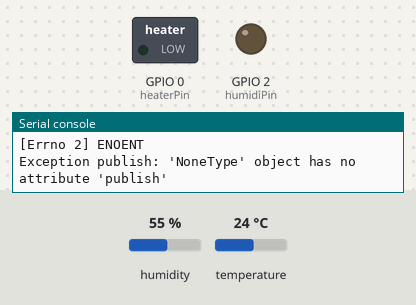
The program below on a simulated ESP8266 board running MicroPython. Parts: switched loads named in the program (green lamp = pin HIGH), output pins drawn as LEDs (lit = HIGH), the last lines printed to the serial console. The inputs (shaded band) are chosen by the test bench; at power-on: humidity 55 %, temperature 24 °C. WiFi joins after 1.5 s; files the program writes start out absent; files that are not in the repository are absent; library files of the repository ran but are not shown: sht31.py.

Above: at 2.7 s.
2.8 s: humidity set to 52 %
At 2.8 s:
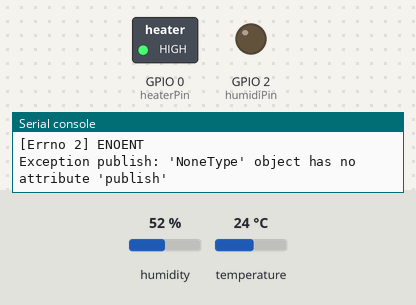
5.0 s: humidity set to 49 %
6.5 s: temperature set to 23.5 °C
9.4 s: temperature set to 22.6 °C
At 12.3 s:
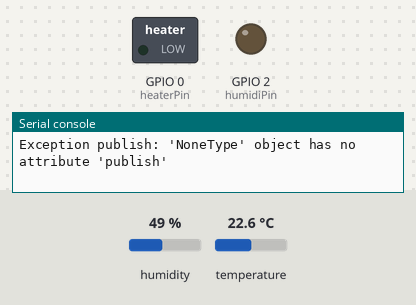
12.5 s: humidity set to 46 %
14.0 s: humidity set to 43 %
Timing chart, 0 to 16.5 s (numbered marks = the images above; inputs shaded):
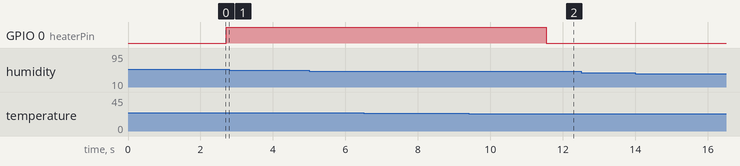

Measured:
- the behaviour switches between 23.1 and 23 °C on temperature (found by bisection; images 1 and 2)
- after the input at 9.4 s, GPIO 0 (heaterPin): HIGH → LOW after 2.1 s

The program:

main.py
```python
import time
import os

# Failover Limit (TRUE)
terrMin = 10.0
terrMax = 27.0
herrMin = 0.0
herrMax = 100.0

# # Failover Limit (FALSE)
# terrMin = 0.0
# terrMax = 40.0
# herrMin = 0.0
# herrMax = 100.0

# Helper Variables
prevTemp = 0.0
prevHumi = 0.0
firstRun = True
hon = False
ton = False
err = False
tDiff = 0
hDiff = 0
statHeat = "Off"
statHum = "Off"

# Iterators
iter = 1
MAXWRITE = 1000000

while True:
    try:
        err = False
        temp = s.get_temp_humi()[0]
        humid = s.get_temp_humi()[1]
    except:
        err = True
        pass
    mem = gc.mem_free()
    tDiff = temp - prevTemp
    hDiff = humid - prevHumi

    # Let a run clear before we start writing -> Buffer write protocol
    if not firstRun:
        if temp > terrMax or temp < terrMin or tDiff > 5.0 or tDiff < -5.0 or err:
            err = True
            if not ton:
                ton = True
                heaterPin.off()
            else:
                ton = False
                heaterPin.on()
        else: # Normal processing
            if temp < tempLimit and prevTemp < tempLimit:
                heaterPin.off()
                ton = True
            elif ton and temp < tMax and prevTemp < tMax:
                heaterPin.off()
                ton = True
            else:
                heaterPin.on()
                ton = False
        if humid > herrMax or humid < herrMin or hDiff > 5.0 or hDiff < -5.0 or err:
            err = True
            if not hon:
                hon = True
                humidiPin.off()
            else:
                hon = False
                humidiPin.on()
        else: # Normal processing
            if humid < humidLimit and prevHumi < humidLimit:
                humidiPin.off()
                hon = True
            elif hon and humid < hMax and prevHumi < hMax:
                humidiPin.off()
                hon = True
            else:
                humidiPin.on()
                hon = False

    # Status Set
    if err:
        statHeat = "Error"
        statHum = "Error"
    else:
        if ton:
            statHeat = "On"
        else:
            statHeat = "Off"
        if hon:
            statHum = "On"
        else:
            statHum = "Off"

    # Write back debouncer
    prevTemp = temp
    prevHumi = humid
    firstRun = False

    # Iterate
    iter += 1
    if iter == MAXWRITE + 1:
        iter = 1

    # Error Sleep Delay
    if not err:
        time.sleep(1)
    else:
        time.sleep(3600)

    try:
        # WRITE SHT DATA HERE
        pub_msg("{\"row\" : \"" + str(iter) + "\", \"pos\" : \"0\", \"TempVal\" : \"" + str(temp) + "\"}")
        pub_msg("{\"row\" : \"" + str(iter) + "\", \"pos\" : \"1\", \"HeatStat\" : \"" + statHeat + "\"}")
        pub_msg("{\"row\" : \"" + str(iter) + "\", \"pos\" : \"2\", \"HumiVal\" : \"" + str(humid) + "\"}")
        pub_msg("{\"row\" : \"" + str(iter) + "\", \"pos\" : \"3\", \"HumiStat\" : \"" + statHum + "\"}")
    except:
        f.write("{\"row\" : \"" + str(iter) + "\", \"pos\" : \"0\", \"TempVal\" : \"" + str(temp) + "\"}\n")
        f.write("{\"row\" : \"" + str(iter) + "\", \"pos\" : \"1\", \"HeatStat\" : \"" + statHeat + "\"}\n")
        f.write("{\"row\" : \"" + str(iter) + "\", \"pos\" : \"2\", \"HumiVal\" : \"" + str(humid) + "\"}\n")
        f.write("{\"row\" : \"" + str(iter) + "\", \"pos\" : \"3\", \"HumiStat\" : \"" + statHum + "\"}\n")
        pass
f.close()
```

boot.py
```python
import machine
import sht31

#AWS MQTT client cert example for esp8266 or esp32 running MicroPython 1.9
from umqtt.robust import MQTTClient
import time

# SHT31 Pin Init
i = machine.I2C(sda=machine.Pin(5), scl=machine.Pin(4))
s = sht31.SHT31(i)

# Temperature Vals (TRUE)
tempLimit = 23.0
tMax = 24.0

# Humidity Vals (TRUE)
humidLimit = 90.0
hMax = 97.0

# # Temperature Vals (FALSE)
# tempLimit = 30.0
# tMax = 35.0
# # Humidity Vals (FALSE)
# humidLimit = 95.0
# hMax = 100.0

# 2 Relay Module Pin Init
heaterPin = machine.Pin(0, machine.Pin.OUT)
humidiPin = machine.Pin(2, machine.Pin.OUT)

#This works for either ESP8266 ESP32 if you rename certs before moving into /flash
CERT_FILE = "CERTNAME.cert.der"
KEY_FILE = "KEYNAME.key.der"

#if you change the ClientId make sure update AWS policy
MQTT_CLIENT_ID = "basicPubSub"
MQTT_PORT = 8883

#if you change the topic make sure update AWS policy
MQTT_TOPIC = "MQTT_TOPIC"

#Change the following three settings to match your environment
MQTT_HOST = "AWS_ENDPOINT_ADDRESS-ats.iot.REGION.amazonaws.com"
WIFI_SSID = "TP-Link_33C4"
WIFI_PW = "nasturtium"

mqtt_client = None

def pub_msg(msg):
    global mqtt_client
    try:
        mqtt_client.publish(MQTT_TOPIC, msg)
        print("Sent: " + msg)
    except Exception as e:
        print("Exception publish: " + str(e))
        raise

def connect_mqtt():
    global mqtt_client

    try:
        with open(KEY_FILE, "r") as f:
            key = f.read()

        print("Got Key")

        with open(CERT_FILE, "r") as f:
            cert = f.read()

        print("Got Cert")

        mqtt_client = MQTTClient(client_id=MQTT_CLIENT_ID, server=MQTT_HOST, port=MQTT_PORT, keepalive=5000, ssl=True, ssl_params={"cert":cert, "key":key, "server_side":False})
        mqtt_client.connect()
        print('MQTT Connected')
    except Exception as e:
        print('Cannot connect MQTT: ' + str(e))
        raise

def connect_wifi(ssid, pw):
    # import network
    # wlan = network.WLAN(network.STA_IF)

    # if(wlan.isconnected()):
    #     wlan.disconnect()
    # # wlan.active(True)
    # nets = wlan.scan()

    # if not wlan.isconnected():

    #     wlan.active(True)
    #     wlan.connect(WIFI_SSID, WIFI_PW)
    #     while not wlan.isconnected():
    #         pass
    # print("connected:", wlan.ifconfig())
    import network
    wlan = network.WLAN(network.STA_IF)
    wlan.active(True)
    if not wlan.isconnected():
        print('connecting to network...')
        wlan.connect(WIFI_SSID, WIFI_PW)
        while not wlan.isconnected():
            pass
    print('network config:', wlan.ifconfig())


def connect_wifi_sdk(ssid, pw):
    from network import WLAN
    from network import STA_IF
    import machine

    wlan = WLAN(STA_IF)
    nets = wlan.scan()
    if(wlan.isconnected()):
        wlan.disconnect()
    wlan.connect(ssid, pw)
    while not wlan.isconnected():
        machine.idle() # save power while waiting
        print('WLAN connection succeeded!')
        break
    print("connected:", wlan.ifconfig())

# Backup files
f = open('log.txt', 'w')
f.write("{\"row\" : \"0\", \"pos\" : \"0\", \"TempMin\" : \"" + str(tempLimit) + "\"}")
f.write("{\"row\" : \"0\", \"pos\" : \"1\", \"TempMax\" : \"" + str(tMax) + "\"}")
f.write("{\"row\" : \"0\", \"pos\" : \"2\", \"HumidMin\" : \"" + str(humidLimit) + "\"}")
f.write("{\"row\" : \"0\", \"pos\" : \"3\", \"HumidMax\" : \"" + str(hMax) + "\"}")

#start execution
try:
    print("Connecting WIFI")
    connect_wifi(WIFI_SSID, WIFI_PW)
    print("Connecting MQTT")
    connect_mqtt()
    print("Publishing")
    pub_msg("{\"row\" : \"0\", \"pos\" : \"0\", \"TempMin\" : \"" + str(tempLimit) + "\"}")
    pub_msg("{\"row\" : \"0\", \"pos\" : \"1\", \"TempMax\" : \"" + str(tMax) + "\"}")
    pub_msg("{\"row\" : \"0\", \"pos\" : \"2\", \"HumidMin\" : \"" + str(humidLimit) + "\"}")
    pub_msg("{\"row\" : \"0\", \"pos\" : \"3\", \"HumidMax\" : \"" + str(hMax) + "\"}")
    print("Initializer Complete")
except Exception as e:
    print(str(e))
    pass
```
